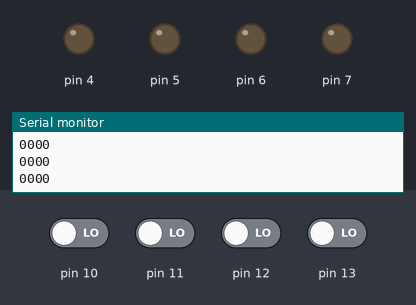
The sketch below on a simulated Arduino Uno, built with avr-gcc and run on an emulated ATmega328P. Shown: output pins drawn as LEDs (lit = HIGH), the last lines printed to the serial monitor. The inputs (shaded band) are chosen by the test bench; at power-on: pin 10–13 LOW.

Above: at 1.2 s.
1.3 s: pin 10 driven HIGH
At 2.2 s:
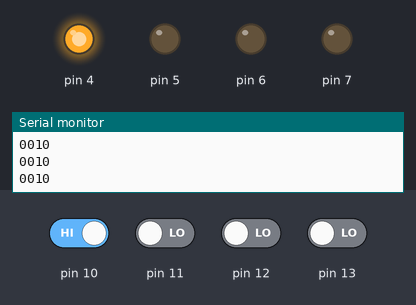
2.8 s: pin 12 driven HIGH
At 3.9 s:
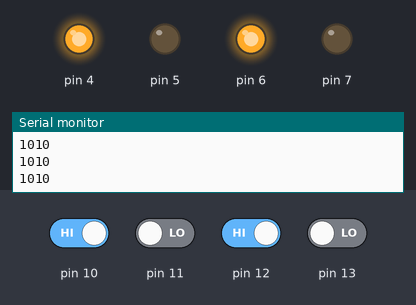
4.3 s: pin 12 driven LOW
At 5.1 s:
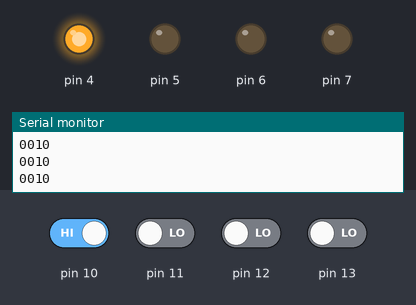
5.8 s: pin 13 driven HIGH
At 6.4 s:
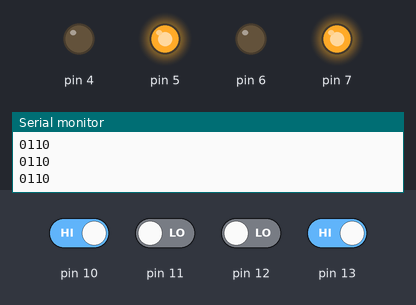
7.3 s: pin 13 driven LOW
At 7.6 s:
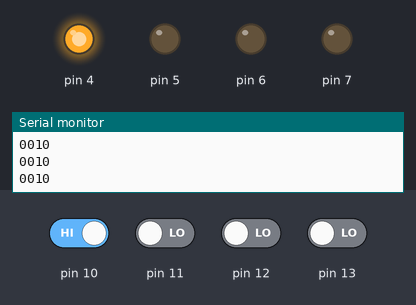
8.8 s: pin 10 driven LOW and pin 11 driven HIGH
At 10.0 s:
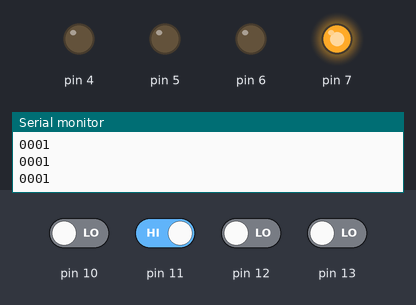
Timing chart, 0 to 11.3 s (numbered marks = the images above; inputs shaded):
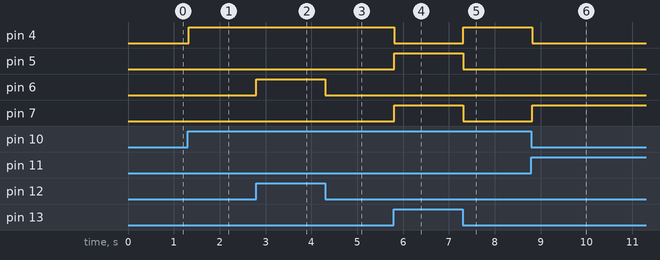

Measured:
- after the input at 1.3 s, pin 4: LOW → HIGH at once
- after the input at 2.8 s, pin 6: LOW → HIGH at once
- after the input at 4.3 s, pin 6: HIGH → LOW at once
- after the input at 5.8 s, pin 4: HIGH → LOW at once; pin 5, pin 7: LOW → HIGH at once
- after the input at 7.3 s, pin 4: LOW → HIGH at once; pin 5, pin 7: HIGH → LOW at once
- after the input at 8.8 s, pin 4: HIGH → LOW at once; pin 7: LOW → HIGH at once

The sketch:

robot_code_rf.ino
```cpp
void setup()
{
  Serial.begin(9600);

  pinMode(12, INPUT);
  pinMode(13, INPUT);
  pinMode(10, INPUT);
  pinMode(11, INPUT);

  pinMode(4, OUTPUT);
  pinMode(5, OUTPUT);
  pinMode(6, OUTPUT);
  pinMode(7, OUTPUT);
}

void loop()
{
  int A = digitalRead(12);
  int B = digitalRead(13);
  int C = digitalRead(10);
  int D = digitalRead(11);
Serial.print(A);Serial.print(B);Serial.print(C);Serial.print(D);Serial.println("");
  if (A == 1)
  {
    digitalWrite(4, 1);
    digitalWrite(5, 0);
    digitalWrite(6, 1);
    digitalWrite(7, 0);
  }
  else if (B == 1)
  {
    digitalWrite(4, 0);
    digitalWrite(5, 1);
    digitalWrite(6, 0);
    digitalWrite(7, 1);
  }
  else if (C == 1)
  {
    digitalWrite(4, 1);
    digitalWrite(5, 0);
    digitalWrite(6, 0);
    digitalWrite(7, 0);
  }
  else if (D == 1)
  {
    digitalWrite(4, 0);
    digitalWrite(5, 0);
    digitalWrite(6, 0);
    digitalWrite(7, 1);
  }
  else
  {
    digitalWrite(4, 0);
    digitalWrite(5, 0);
    digitalWrite(6, 0);
    digitalWrite(7, 0);
  }

  delay(20); // small debounce delay
}
```
